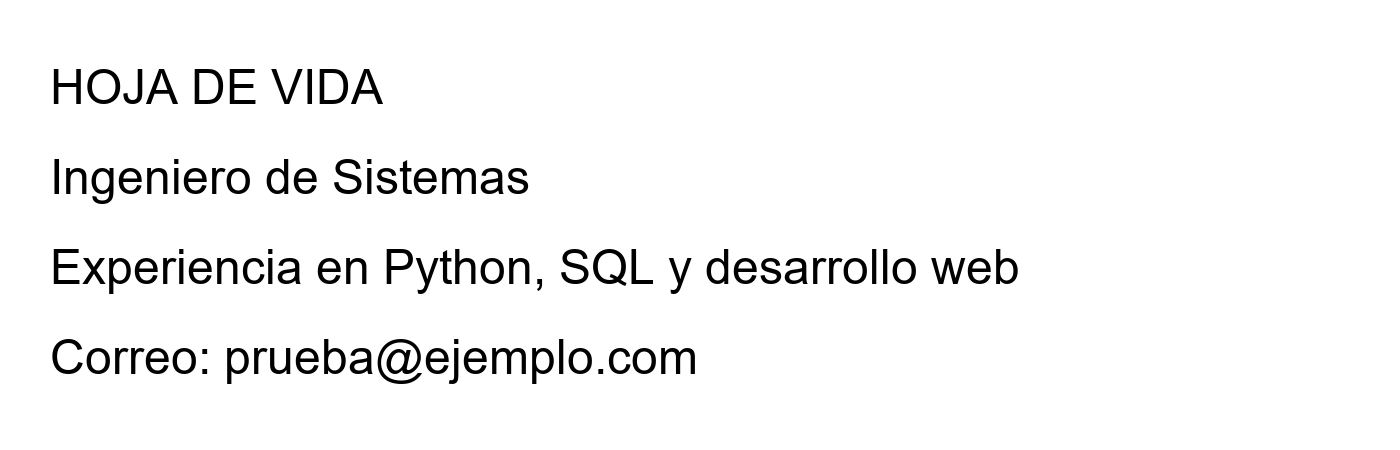

Recreate this plot in Python.
from PIL import Image, ImageDraw, ImageFont
from paddleocr import PaddleOCR

# Crear imagen de prueba
image = Image.new("RGB", (1400, 450), "white")
draw = ImageDraw.Draw(image)

font = ImageFont.truetype(
    r"C:\Windows\Fonts\arial.ttf", 48
)

draw.text((50, 60), "HOJA DE VIDA", fill="black", font=font)
draw.text((50, 150), "Ingeniero de Sistemas", fill="black", font=font)
draw.text((50, 240), "Experiencia en Python, SQL y desarrollo web", fill="black", font=font)
draw.text((50, 330), "Correo: prueba@ejemplo.com", fill="black", font=font)

image.save("prueba_ocr.png")

# Inicializar OCR
ocr = PaddleOCR(
    text_detection_model_name="PP-OCRv5_mobile_det",
    text_recognition_model_name="latin_PP-OCRv5_mobile_rec",
    device="gpu:0",
    use_doc_orientation_classify=False,
    use_doc_unwarping=False,
    use_textline_orientation=False
)

# Ejecutar reconocimiento
resultados = ocr.predict("prueba_ocr.png")

for resultado in resultados:
    resultado.print()
    resultado.save_to_json("resultados")

print("\nPrueba OCR finalizada.")
